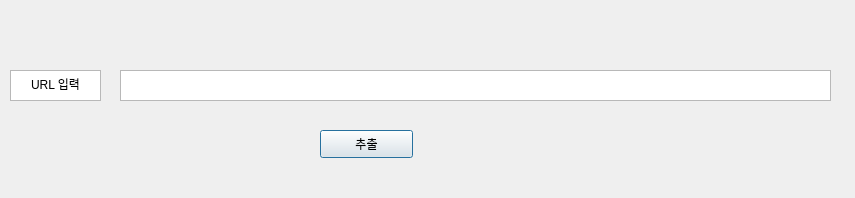
<?xml version="1.0" encoding="UTF-8"?>
<ui version="4.0">
 <class>Dialog</class>
 <widget class="QDialog" name="Dialog">
  <property name="geometry">
   <rect>
    <x>0</x>
    <y>0</y>
    <width>855</width>
    <height>198</height>
   </rect>
  </property>
  <property name="windowTitle">
   <string>Dialog</string>
  </property>
  <widget class="QTextEdit" name="input">
   <property name="geometry">
    <rect>
     <x>10</x>
     <y>70</y>
     <width>91</width>
     <height>31</height>
    </rect>
   </property>
   <property name="html">
    <string>&lt;!DOCTYPE HTML PUBLIC &quot;-//W3C//DTD HTML 4.0//EN&quot; &quot;http://www.w3.org/TR/REC-html40/strict.dtd&quot;&gt;
&lt;html&gt;&lt;head&gt;&lt;meta name=&quot;qrichtext&quot; content=&quot;1&quot; /&gt;&lt;style type=&quot;text/css&quot;&gt;
p, li { white-space: pre-wrap; }
&lt;/style&gt;&lt;/head&gt;&lt;body style=&quot; font-family:'Gulim'; font-size:9pt; font-weight:400; font-style:normal;&quot;&gt;
&lt;p align=&quot;center&quot; style=&quot; margin-top:0px; margin-bottom:0px; margin-left:0px; margin-right:0px; -qt-block-indent:0; text-indent:0px;&quot;&gt;URL 입력&lt;/p&gt;&lt;/body&gt;&lt;/html&gt;</string>
   </property>
  </widget>
  <widget class="QPushButton" name="btn">
   <property name="geometry">
    <rect>
     <x>320</x>
     <y>130</y>
     <width>93</width>
     <height>28</height>
    </rect>
   </property>
   <property name="text">
    <string>추출</string>
   </property>
  </widget>
  <widget class="QTextEdit" name="url">
   <property name="geometry">
    <rect>
     <x>120</x>
     <y>70</y>
     <width>711</width>
     <height>31</height>
    </rect>
   </property>
  </widget>
 </widget>
 <resources/>
 <connections/>
</ui>
